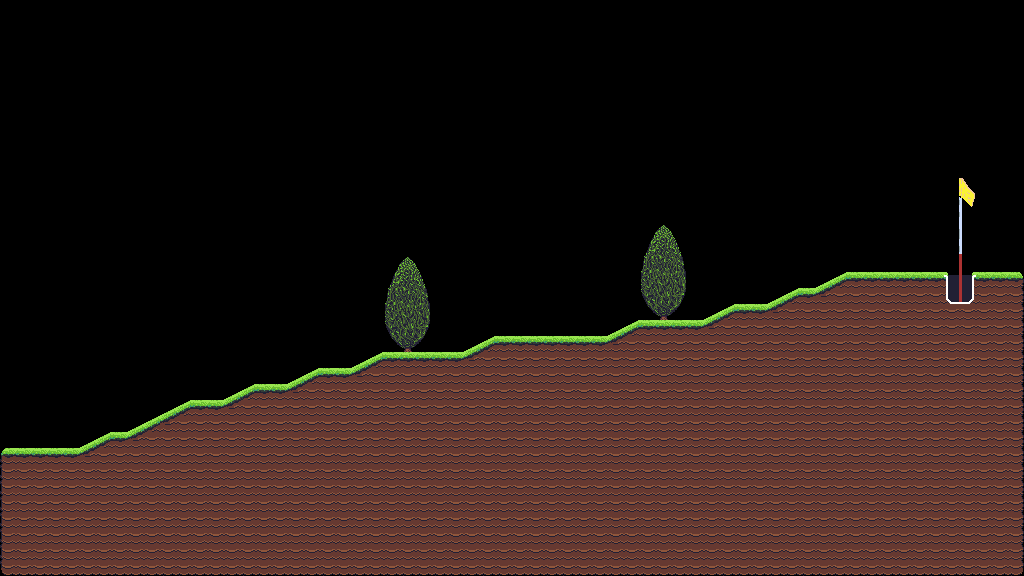

A 2D game scene composited from a Tiled map and its tileset images. What follows is a short description and the map's XML, with each tile layer's data collapsed to a summary:
An orthogonal 64x36 tile map with 16x16 px tiles, 1 tile layer (Level), 2 tilesets and 208 objects (121x collide, 2x juniper, 2x finish).

<map version="1.10" tiledversion="1.11.1" orientation="orthogonal" renderorder="right-down" width="64" height="36" tilewidth="16" tileheight="16" infinite="0" nextlayerid="8" nextobjectid="7656">
 <tileset firstgid="1" name="prototype" tilewidth="16" tileheight="16" tilecount="128" columns="16">
  <image source="images/prototype.png" width="256" height="128" />
  <tile id="0" type="ground" />
  <tile id="1" type="ground" />
  <tile id="2" type="ground" />
  <tile id="3" type="ground" />
  <tile id="4" type="ground" />
 </tileset>
 <tileset firstgid="129" name="all2" tilewidth="16" tileheight="16" tilecount="210" columns="14">
  <image source="images/all2.png" width="224" height="244" />
 </tileset>
 <layer id="1" name="Level" width="64" height="36">
  <data>[2304 cells, 978 non-empty, 48 distinct tile ids]</data>
 </layer>
 <objectgroup id="7" name="Bushes_Leaf_Object">
  <object id="7490" name="juniper" x="640" y="224" width="51" height="94.5" />
  <object id="7499" name="juniper" x="384" y="256" width="51" height="94.5" />
 </objectgroup>
 <objectgroup id="6" name="Bushes_Object">
  <object id="7486" x="645.818" y="254.546">
   <polygon points="0,0 18,-28.7273 34,-0.181818" />
  </object>
  <object id="7487" x="645.909" y="255.647">
   <polygon points="0,0 34,-0.919192 38.9091,31.6202 -3.81818,32.1717" />
  </object>
  <object id="7488" x="641.909" y="288.553">
   <polygon points="0,0 42.8182,-0.643514 37.5455,15.5363 5.54545,15.7201" />
  </object>
  <object id="7489" x="648" y="304.916">
   <polygon points="0,0 31.0909,-0.280098 21,9.71007 11.1818,10.0835" />
  </object>
  <object id="7486" x="645.818" y="254.546">
   <polygon points="0,0 18,-28.7273 34,-0.181818" />
  </object>
  <object id="7487" x="645.909" y="255.647">
   <polygon points="0,0 34,-0.919192 38.9091,31.6202 -3.81818,32.1717" />
  </object>
  <object id="7488" x="641.909" y="288.553">
   <polygon points="0,0 42.8182,-0.643514 37.5455,15.5363 5.54545,15.7201" />
  </object>
  <object id="7489" x="648" y="304.916">
   <polygon points="0,0 31.0909,-0.280098 21,9.71007 11.1818,10.0835" />
  </object>
  <object id="7495" x="389.818" y="286.546">
   <polygon points="0,0 18,-28.7273 34,-0.181818" />
  </object>
  <object id="7496" x="389.909" y="287.647">
   <polygon points="0,0 34,-0.919192 38.9091,31.6202 -3.81818,32.1717" />
  </object>
  <object id="7497" x="385.909" y="320.553">
   <polygon points="0,0 42.8182,-0.643514 37.5455,15.5363 5.54545,15.7201" />
  </object>
  <object id="7498" x="392" y="336.916">
   <polygon points="0,0 31.0909,-0.280098 21,9.71007 11.1818,10.0835" />
  </object>
  <object id="7495" x="389.818" y="286.546">
   <polygon points="0,0 18,-28.7273 34,-0.181818" />
  </object>
  <object id="7496" x="389.909" y="287.647">
   <polygon points="0,0 34,-0.919192 38.9091,31.6202 -3.81818,32.1717" />
  </object>
  <object id="7497" x="385.909" y="320.553">
   <polygon points="0,0 42.8182,-0.643514 37.5455,15.5363 5.54545,15.7201" />
  </object>
  <object id="7498" x="392" y="336.916">
   <polygon points="0,0 31.0909,-0.280098 21,9.71007 11.1818,10.0835" />
  </object>
 </objectgroup>
 <objectgroup id="2" name="Ground_Object">
  <object id="7441" type="collide" x="1008" y="272" width="16" height="16" />
  <object id="7442" type="collide" x="0" y="448" width="16" height="16" />
  <object id="7443" type="collide" x="848" y="272" width="16" height="16" />
  <object id="7444" type="collide" x="864" y="272" width="16" height="16" />
  <object id="7445" type="collide" x="880" y="272" width="16" height="16" />
  <object id="7446" type="collide" x="896" y="272" width="16" height="16" />
  <object id="7447" type="collide" x="912" y="272" width="16" height="16" />
  <object id="7448" type="collide" x="928" y="272" width="16" height="16" />
  <object id="7449" type="collide" x="976" y="272" width="16" height="16" />
  <object id="7450" type="collide" x="992" y="272" width="16" height="16" />
  <object id="7451" type="collide" x="800" y="288" width="16" height="16" />
  <object id="7452" type="collide" x="736" y="304" width="16" height="16" />
  <object id="7453" type="collide" x="752" y="304" width="16" height="16" />
  <object id="7454" type="collide" x="688" y="320" width="16" height="16" />
  <object id="7455" type="collide" x="496" y="336" width="16" height="16" />
  <object id="7456" type="collide" x="512" y="336" width="16" height="16" />
  <object id="7457" type="collide" x="528" y="336" width="16" height="16" />
  <object id="7458" type="collide" x="544" y="336" width="16" height="16" />
  <object id="7459" type="collide" x="560" y="336" width="16" height="16" />
  <object id="7460" type="collide" x="576" y="336" width="16" height="16" />
  <object id="7461" type="collide" x="592" y="336" width="16" height="16" />
  <object id="7462" type="collide" x="432" y="352" width="16" height="16" />
  </objectgroup>
 <objectgroup id="3" name="Hole_Object">
  <!-- 8 objects omitted --></objectgroup>
 <objectgroup id="5" name="Spawn_Object">
  <!-- 1 objects omitted --></objectgroup>
</map>
<!-- 168 of 208 objects omitted -->
